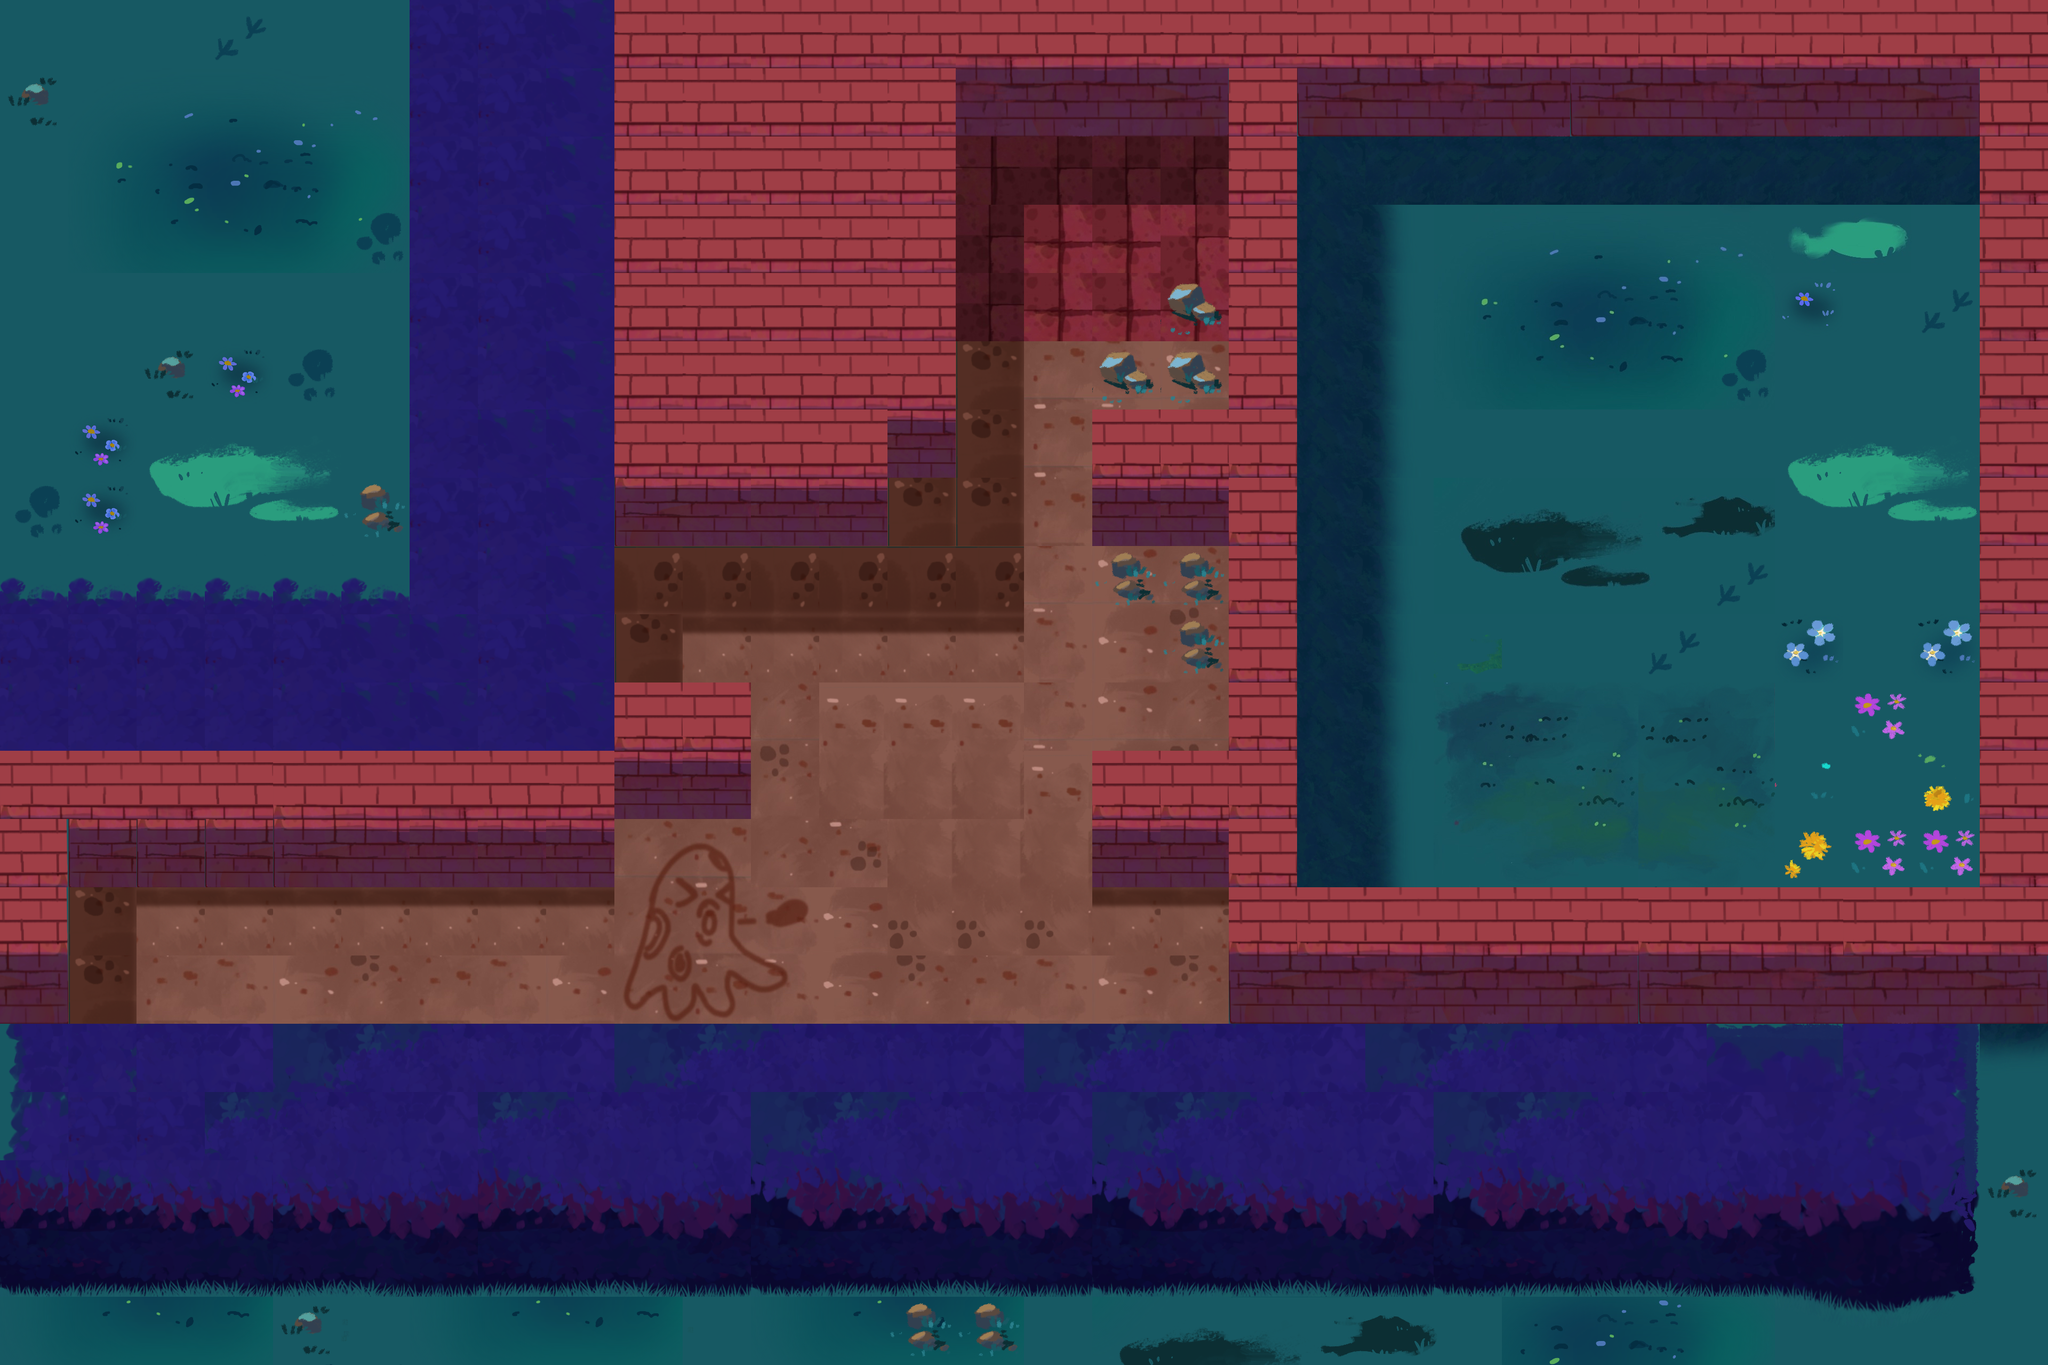

Below is a game level as drawn by its tile map, then a one-line description and the .tmx that defines it (tile-layer data replaced by summaries):
An orthogonal 30x20 tile map with 128x128 px tiles, 3 tile layers (ground, decoration, wall-tiles), 11 tilesets and 24 objects (3x Guard, Exit, Octopus, Text).

<map version="1.10" tiledversion="1.11.2" orientation="orthogonal" renderorder="right-down" width="30" height="20" tilewidth="128" tileheight="128" infinite="0" nextlayerid="7" nextobjectid="75">
 <tileset firstgid="1" name="path-2" tilewidth="128" tileheight="128" tilecount="210" columns="15">
  <image source="../../tilesets/path-2.png" width="1920" height="1872" />
 </tileset>
 <tileset firstgid="211" source="../../tilesets/walls-1.tsx" />
 <tileset firstgid="421" source="../../tilesets/path-1.tsx" />
 <tileset firstgid="631" name="walls-2" tilewidth="128" tileheight="128" tilecount="210" columns="15">
  <image source="../../tilesets/walls-2.png" width="1920" height="1872" />
 </tileset>
 <tileset firstgid="841" source="../../tilesets/test_tileset.tsx" />
 <tileset firstgid="1097" source="../../tilesets/IMG_7622.tsx" />
 <tileset firstgid="1185" source="../../tilesets/decals.tsx" />
 <tileset firstgid="1441" source="../../tilesets/decorations-2.tsx" />
 <tileset firstgid="1561" source="../../tilesets/grass_shadow2.tsx" />
 <tileset firstgid="1567" source="../../tilesets/decorations.tsx" />
 <tileset firstgid="1687" source="../../tilesets/sand_shadow.tsx" />
 <layer id="1" name="ground" width="30" height="20">
  <data>[600 cells, 600 non-empty, 169 distinct tile ids]</data>
 </layer>
 <layer id="6" name="decoration" width="30" height="20">
  <data>[600 cells, 56 non-empty, 12 distinct tile ids]</data>
 </layer>
 <layer id="5" name="wall-tiles" width="30" height="20">
  <data>[600 cells, 201 non-empty, 36 distinct tile ids]</data>
 </layer>
 <objectgroup id="3" name="walls">
  <object id="3" x="0" y="1920" width="3712" height="512" />
  <object id="40" x="0" y="1152" width="1152" height="512" />
  <object id="42" x="0" y="1664" width="128" height="256" />
  <object id="43" x="1792" y="0" width="512" height="256" />
  <object id="46" x="2304" y="0" width="128" height="1920" />
  <object id="47" x="2432" y="1664" width="1408" height="256" />
  <object id="48" x="2432" y="0" width="1408" height="256" />
  <object id="49" x="3712" y="256" width="128" height="1408" />
  <object id="54" x="768" y="1024" width="384" height="128" />
  <object id="64" x="1152" y="0" width="640" height="896" />
  <object id="66" x="1152" y="896" width="512" height="128" />
  <object id="69" x="2048" y="768" width="256" height="256" />
  <object id="72" x="768" y="0" width="384" height="1024" />
  <object id="73" x="2048" y="1408" width="256" height="256" />
  <object id="74" x="1152" y="1280" width="256" height="256" />
 </objectgroup>
 <objectgroup id="4" name="objects">
  <object id="26" x="2160.42" y="1197.33">
   <polyline points="-914,28 -558.414,135.555 -37.9694,154.262 -246.465,-179.051 -904.455,20.6667" />
  </object>
  <object id="33" type="Exit" x="2050" y="402">
   <properties>
    <property name="creature" value="RABBIT" />
   </properties>
   <point />
  </object>
  <object id="34" type="Octopus" x="840" y="1720">
   <point />
  </object>
  <object id="37" type="Guard" x="209.091" y="257.576">
   <properties>
    <property name="angle" type="float" value="0" />
    <property name="path" type="object" value="38" />
   </properties>
   <point />
  </object>
  <object id="38" x="169.697" y="330.303">
   <polyline points="0,0 0,633.333 518.182,627.273 515.152,-157.576" />
  </object>
  <object id="44" type="Guard" x="2681.82" y="572.727">
   <properties>
    <property name="angle" type="float" value="0" />
    <property name="path" type="object" value="45" />
   </properties>
   <point />
  </object>
  <object id="45" x="2654.55" y="712.121">
   <polyline points="0,0 0,815.152 409.091,-403.03 633.333,763.636 866.667,-403.03 900,803.03" />
  </object>
  <object id="50" type="Text" x="1749.64" y="1814.24">
   <properties>
    <property name="text" value="Press ${abilityKey}, then Left-Click" />
   </properties>
   <point />
  </object>
  <object id="68" type="Guard" x="1254" y="1186">
   <properties>
    <property name="angle" type="float" value="0" />
    <property name="path" type="object" value="26" />
   </properties>
   <point />
  </object>
 </objectgroup>
</map>
